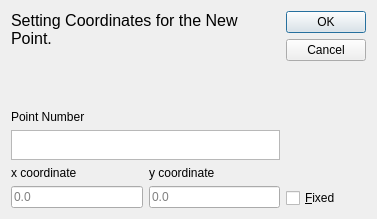
<?xml version="1.0" encoding="UTF-8"?>
<ui version="4.0">
 <class>Dialog</class>
 <widget class="QDialog" name="Dialog">
  <property name="geometry">
   <rect>
    <x>0</x>
    <y>0</y>
    <width>377</width>
    <height>219</height>
   </rect>
  </property>
  <property name="minimumSize">
   <size>
    <width>377</width>
    <height>219</height>
   </size>
  </property>
  <property name="maximumSize">
   <size>
    <width>377</width>
    <height>219</height>
   </size>
  </property>
  <property name="windowTitle">
   <string>New Point</string>
  </property>
  <property name="windowIcon">
   <iconset resource="../../icons.qrc">
    <normaloff>:/icons/point.png</normaloff>:/icons/point.png</iconset>
  </property>
  <property name="sizeGripEnabled">
   <bool>false</bool>
  </property>
  <property name="modal">
   <bool>true</bool>
  </property>
  <layout class="QHBoxLayout" name="horizontalLayout">
   <item>
    <layout class="QVBoxLayout" name="verticalLayout">
     <item>
      <widget class="QLabel" name="label_3">
       <property name="text">
        <string>&lt;html&gt;&lt;head/&gt;&lt;body&gt;&lt;p&gt;&lt;span style=&quot; font-size:12pt;&quot;&gt;Setting Coordinates for the New Point.&lt;/span&gt;&lt;/p&gt;&lt;/body&gt;&lt;/html&gt;</string>
       </property>
       <property name="textFormat">
        <enum>Qt::RichText</enum>
       </property>
       <property name="alignment">
        <set>Qt::AlignLeading|Qt::AlignLeft|Qt::AlignTop</set>
       </property>
       <property name="wordWrap">
        <bool>true</bool>
       </property>
      </widget>
     </item>
     <item>
      <spacer name="verticalSpacer">
       <property name="orientation">
        <enum>Qt::Vertical</enum>
       </property>
       <property name="sizeHint" stdset="0">
        <size>
         <width>20</width>
         <height>40</height>
        </size>
       </property>
      </spacer>
     </item>
     <item>
      <widget class="QLabel" name="label_4">
       <property name="sizePolicy">
        <sizepolicy hsizetype="Preferred" vsizetype="Fixed">
         <horstretch>0</horstretch>
         <verstretch>0</verstretch>
        </sizepolicy>
       </property>
       <property name="text">
        <string>&lt;html&gt;&lt;head/&gt;&lt;body&gt;&lt;p&gt;Point Number&lt;/p&gt;&lt;/body&gt;&lt;/html&gt;</string>
       </property>
       <property name="textFormat">
        <enum>Qt::RichText</enum>
       </property>
       <property name="alignment">
        <set>Qt::AlignLeading|Qt::AlignLeft|Qt::AlignTop</set>
       </property>
      </widget>
     </item>
     <item>
      <widget class="QTextBrowser" name="Point_num">
       <property name="maximumSize">
        <size>
         <width>16777215</width>
         <height>30</height>
        </size>
       </property>
       <property name="whatsThis">
        <string>Name for next point.</string>
       </property>
       <property name="verticalScrollBarPolicy">
        <enum>Qt::ScrollBarAlwaysOff</enum>
       </property>
       <property name="horizontalScrollBarPolicy">
        <enum>Qt::ScrollBarAlwaysOff</enum>
       </property>
      </widget>
     </item>
     <item>
      <layout class="QGridLayout" name="gridLayout">
       <item row="0" column="0">
        <widget class="QLabel" name="label">
         <property name="sizePolicy">
          <sizepolicy hsizetype="Preferred" vsizetype="Fixed">
           <horstretch>0</horstretch>
           <verstretch>0</verstretch>
          </sizepolicy>
         </property>
         <property name="text">
          <string>x coordinate</string>
         </property>
        </widget>
       </item>
       <item row="0" column="1">
        <widget class="QLabel" name="label_2">
         <property name="sizePolicy">
          <sizepolicy hsizetype="Preferred" vsizetype="Fixed">
           <horstretch>0</horstretch>
           <verstretch>0</verstretch>
          </sizepolicy>
         </property>
         <property name="text">
          <string>y coordinate</string>
         </property>
        </widget>
       </item>
       <item row="1" column="0">
        <widget class="QLineEdit" name="X_coordinate">
         <property name="inputMethodHints">
          <set>Qt::ImhLowercaseOnly</set>
         </property>
         <property name="text">
          <string/>
         </property>
         <property name="placeholderText">
          <string>0.0</string>
         </property>
        </widget>
       </item>
       <item row="1" column="1">
        <widget class="QLineEdit" name="Y_coordinate">
         <property name="text">
          <string/>
         </property>
         <property name="echoMode">
          <enum>QLineEdit::Normal</enum>
         </property>
         <property name="placeholderText">
          <string>0.0</string>
         </property>
         <property name="clearButtonEnabled">
          <bool>false</bool>
         </property>
        </widget>
       </item>
      </layout>
     </item>
    </layout>
   </item>
   <item>
    <layout class="QVBoxLayout" name="verticalLayout_2">
     <item>
      <widget class="QDialogButtonBox" name="buttonBox">
       <property name="orientation">
        <enum>Qt::Vertical</enum>
       </property>
       <property name="standardButtons">
        <set>QDialogButtonBox::Cancel|QDialogButtonBox::Ok</set>
       </property>
      </widget>
     </item>
     <item>
      <spacer name="verticalSpacer_2">
       <property name="orientation">
        <enum>Qt::Vertical</enum>
       </property>
       <property name="sizeHint" stdset="0">
        <size>
         <width>20</width>
         <height>40</height>
        </size>
       </property>
      </spacer>
     </item>
     <item>
      <widget class="QCheckBox" name="Fix_Point">
       <property name="text">
        <string>&amp;Fixed</string>
       </property>
      </widget>
     </item>
    </layout>
   </item>
  </layout>
 </widget>
 <resources>
  <include location="../../icons.qrc"/>
 </resources>
 <connections>
  <connection>
   <sender>buttonBox</sender>
   <signal>accepted()</signal>
   <receiver>Dialog</receiver>
   <slot>accept()</slot>
   <hints>
    <hint type="sourcelabel">
     <x>248</x>
     <y>254</y>
    </hint>
    <hint type="destinationlabel">
     <x>157</x>
     <y>274</y>
    </hint>
   </hints>
  </connection>
  <connection>
   <sender>buttonBox</sender>
   <signal>rejected()</signal>
   <receiver>Dialog</receiver>
   <slot>reject()</slot>
   <hints>
    <hint type="sourcelabel">
     <x>316</x>
     <y>260</y>
    </hint>
    <hint type="destinationlabel">
     <x>286</x>
     <y>274</y>
    </hint>
   </hints>
  </connection>
 </connections>
</ui>
